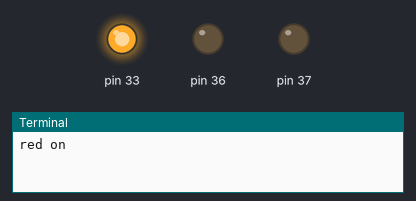
Bench run of a program on a simulated Raspberry Pi (header pin numbers). Shown: output pins drawn as LEDs (lit = HIGH), the last lines printed to the terminal.

Above: at 0.2 s.
At 1.4 s:
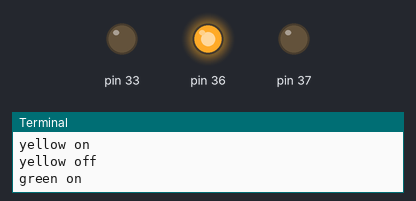
At 2.95 s:
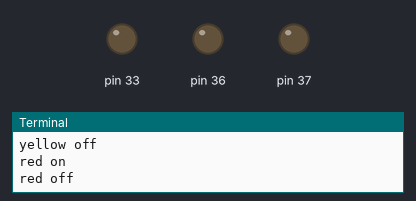
At 4.4 s:
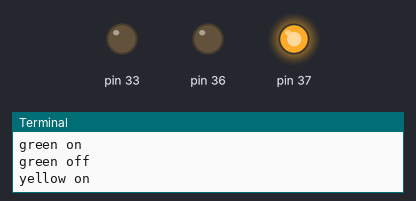
Timing chart, 0 to 5.5 s (numbered marks = the images above):
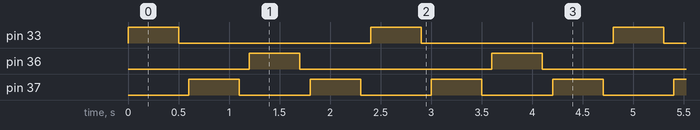

Measured:
- by itself, pin 33, pin 36: alternates HIGH for 0.50 s and LOW for 1.9 s
- by itself, pin 37: alternates HIGH for 0.50 s and LOW for 0.70 s
- by itself, everything shown: repeats every 2.4 s, in 8 steps

The program:

traffic-lights.py
```python
import RPi.GPIO as GPIO
import time
from sys import stdout

ON = 'on'
OFF = 'off'
RED = 'red'
GREEN = 'green'
YELLOW = 'yellow'

ports = {
  RED: 33,
  YELLOW: 37,
  GREEN: 36
}

colors = {
  RED: 'red',
  YELLOW: 'yellow',
  GREEN: 'green'
}

states = {
  OFF: GPIO.LOW,
  ON: GPIO.HIGH
}

GPIO.setmode(GPIO.BOARD)
for color in [RED, YELLOW, GREEN]:
    GPIO.setup(ports[color], GPIO.OUT)

def color_state(color, state):
    print('{} {}'.format(color, state))
    GPIO.output(ports[color], states[state])

try:
    while True:
        for color in [RED, YELLOW, GREEN, YELLOW]:
            color_state(color, ON)
            time.sleep(0.5)
            color_state(color, OFF)
            time.sleep(0.1)

except KeyboardInterrupt:
    print('Abort requested')

for color in [RED, YELLOW, GREEN]:
    color_state(color, OFF)
```
